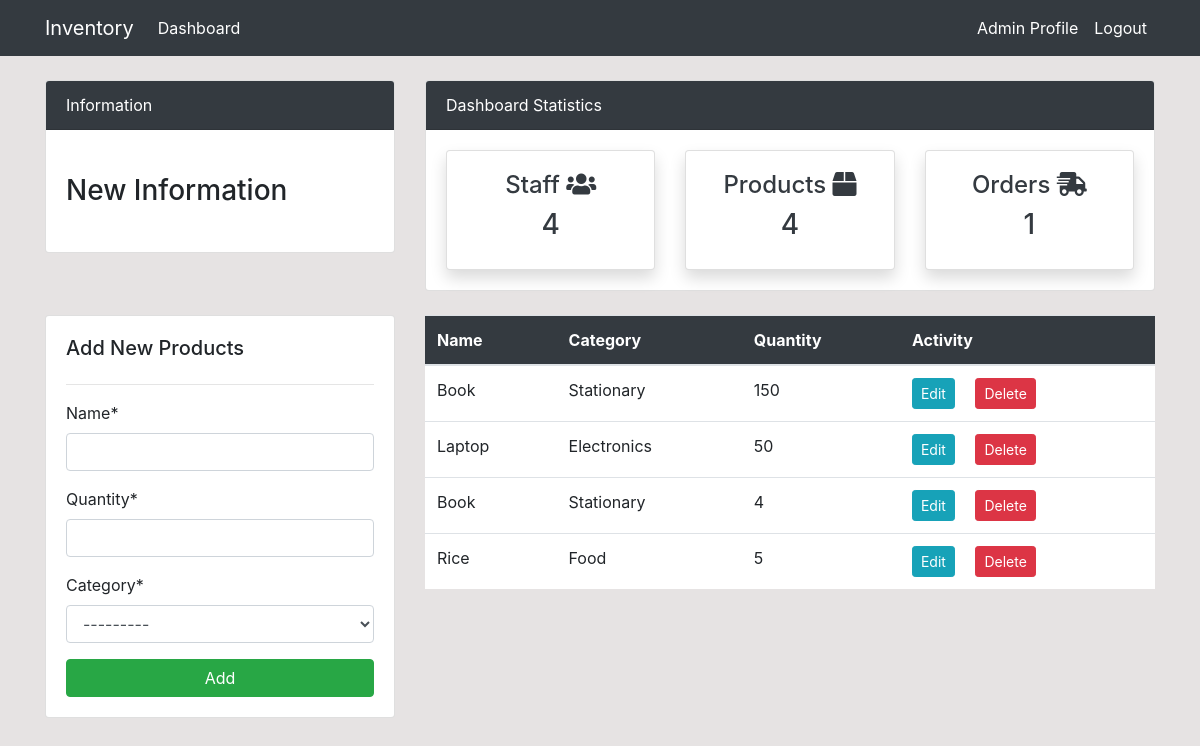
Screenshot of /products/ (signed in) with the database file from the repository.
### dashboard/models.py (models this page shows, shortened)
class Product(models.Model):
    name = models.CharField(max_length=100, null=True)
    quantity = models.PositiveIntegerField(null=True)
    category = models.CharField(max_length=50, choices=CATEGORY, null=True)

### dashboard/views.py (the view)
# urls.py: path('products/', views.products, name='dashboard-products'),
@login_required(login_url='user-login')
def products(request):
    product = Product.objects.all()
    product_count = product.count()
    customer = User.objects.filter(groups=2)
    customer_count = customer.count()
    order = Order.objects.all()
    order_count = order.count()
    product_quantity = Product.objects.filter(name='')
    if request.method == 'POST':
        form = ProductForm(request.POST)
        if form.is_valid():
            form.save()
            product_name = form.cleaned_data.get('name')
            messages.success(request, f'{product_name} has been added')
            return redirect('dashboard-products')
    else:
        form = ProductForm()
    context = {
        'product': product,
        'form': form,
        'customer_count': customer_count,
        'product_count': product_count,
        'order_count': order_count,
    }
    return render(request, 'dashboard/products.html', context)

### dashboard/forms.py
class ProductForm(forms.ModelForm):
    class Meta:
        model = Product
        fields = '__all__'

### templates/dashboard/products.html (shortened to what this page needs)
{% extends 'partials/base.html' %}
{% load crispy_forms_tags %}
{% block content %}
{% include 'partials/topside.html' %}
<div class="row my-4">
    <div class="col-md-4">
        <div class="card card-body">
            <h5>Add New Products</h5>
            <hr>
            <form method="POST">
                {{ form|crispy }}
                <input class="btn btn-success btn-block" type="submit" value="Add">
            </form>
        </div>
    </div>
    <div class="col-md-8">
        <table class="table bg-white">
            <thead class="bg-dark text-white">
                <tr>
                    <th scope="col">Name</th>
                    <th scope="col">Category</th>
                    <th scope="col">Quantity</th>
                    <th scope="col">Activity</th>
                </tr>
            </thead>
            <tbody>
                {% for product in product %}
                <tr>
                    <td>{{ product.name }}</td>
                    <td>{{ product.category }}</td>
                    <td>{{ product.quantity }}</td>
                    <td>
                        <a class="btn btn-info btn-sm mr-2"
                            href="{% url 'dashboard-products-edit' product.id %}">Edit</a>
                        <a class="btn btn-danger btn-sm ml-2"
                            href="{% url 'dashboard-products-delete' product.id %}">Delete</a>
                    </td>
                </tr>
                {% endfor %}
            </tbody>
        </table>
    </div>
</div>
{% endblock %}

### templates/partials/nav.html (shortened to what this page needs)
<nav class="navbar navbar-expand-lg navbar-info bg-dark">
    <div class="container">
        {% if user.is_authenticated %}
        <a class="navbar-brand text-white" href="{% url 'dashboard-index' %}">Inventory</a>
        <div class="collapse navbar-collapse" id="navbarSupportedContent">
            <ul class="navbar-nav mr-auto">
                <li class="nav-item active">
                    <a class="nav-link text-white" href="{% url 'dashboard-index' %}">Dashboard </a>
                </li>
            </ul>
            <ul class="navbar-nav ml-auto">
                <li class="nav-item active">
                    <a class="nav-link text-white" href="{% url 'user-profile' %}">{{ user.username }} Profile
                        <span class="sr-only">(current)</span></a>
                </li>
                <li class="nav-item">
                    <a class="nav-link text-white" href="{% url 'user-logout' %}">Logout</a>
                </li>
            </ul>
            {% endif %}
        </div>
    </div>
</nav>

### static/style.css (style rules this page uses)
body { background: rgb(230, 227, 227); }

### rows the page displays
Product: name "Book", category "Stationary", quantity "150"
Product: name "Laptop", category "Electronics", quantity "50"
Product: name "Book", category "Stationary", quantity "4"
Product: name "Rice", category "Food", quantity "5"

### other values shown
{{ user.username }} "Admin"
{{ customer_count }} "4"
{{ product_count }} "4"
{{ order_count }} "1"
